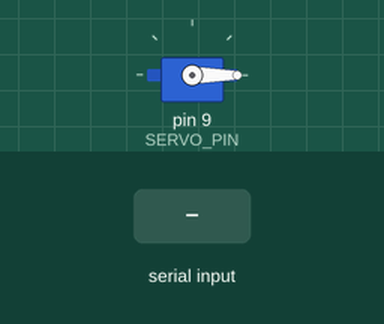
This sketch was run on a simulated Arduino Uno, built with avr-gcc and run on an emulated ATmega328P. Shown: servo. The test bench sets the inputs (shaded band). What the sketch prints to the serial monitor is not drawn.

Above: at 1.2 s.
1.3 s: "90,45\n" received over Serial
At 2.5 s:
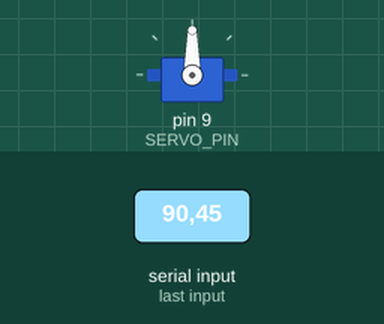
2.8 s: "30,150\n" received over Serial
At 3.8 s:
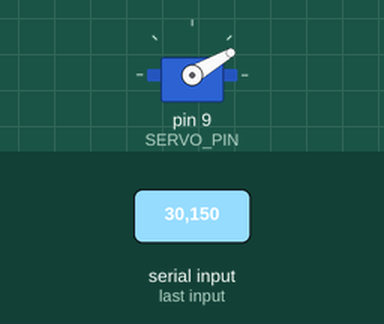
4.3 s: "200\n" received over Serial
At 4.9 s:
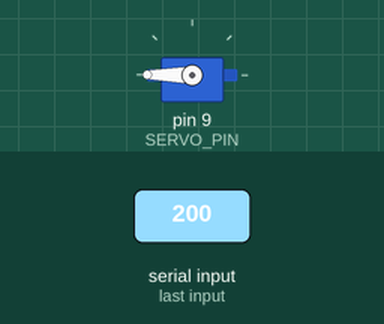
5.8 s: "90\n" received over Serial
At 7.2 s:
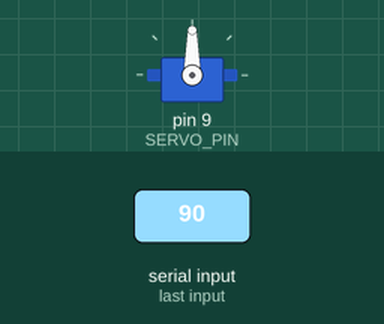
Timing chart, 0 to 8.3 s (numbered marks = the images above; inputs shaded):
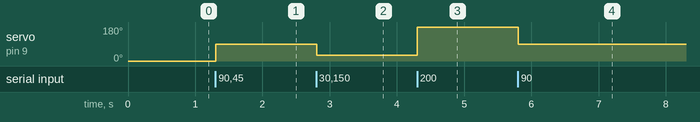

Measured:
- after the input at 1.3 s, servo on pin 9 (SERVO_PIN): 0° → 90° at once
- after the input at 2.8 s, servo on pin 9 (SERVO_PIN): 90° → 30° at once
- after the input at 4.3 s, servo on pin 9 (SERVO_PIN): 30° → 180° at once
- after the input at 5.8 s, servo on pin 9 (SERVO_PIN): 180° → 90° at once

The sketch:

arduino_servo_sketch.ino
```cpp
/*
 * Servo Motor Control via Serial
 * التحكم بسيرفو موتور عبر الاتصال التسلسلي
 *
 * يستقبل زاوية (0-180) من Python عبر Serial
 * ويحركها السيرفو مباشرة
 *
 * التوصيل:
 * - السيرفو إشارة (برتقالي/أصفر) → Pin 9
 * - السيرفو VCC (أحمر) → 5V
 * - السيرفو GND (بني/أسود) → GND
 *
 * ملاحظة: إذا كان السيرفو كبير، استخدم مصدر طاقة خارجي
 */

#include <Servo.h>

Servo myServo;
const int SERVO_PIN = 9;

String inputString = "";
bool stringComplete = false;

void setup() {
  Serial.begin(9600);
  myServo.attach(SERVO_PIN);
  myServo.write(0);  // البداية من زاوية 0

  Serial.println("Servo Control Ready");
  Serial.println("Send angle (0-180) to control servo");
}

void loop() {
  // قراءة البيانات من Serial
  while (Serial.available()) {
    char inChar = (char)Serial.read();
    if (inChar == '\n') {
      stringComplete = true;
    } else {
      inputString += inChar;
    }
  }

  // معالجة الزاوية المستلمة
  if (stringComplete) {
    inputString.trim();
    int angle = inputString.toInt();

    // التأكد من أن الزاوية في النطاق الصحيح
    angle = constrain(angle, 0, 180);

    // تحريك السيرفو
    myServo.write(angle);

    // طباعة للتأكيد (اختياري)
    // Serial.print("Angle: ");
    // Serial.println(angle);

    // إعادة تعيين المتغيرات
    inputString = "";
    stringComplete = false;
  }
}
```
